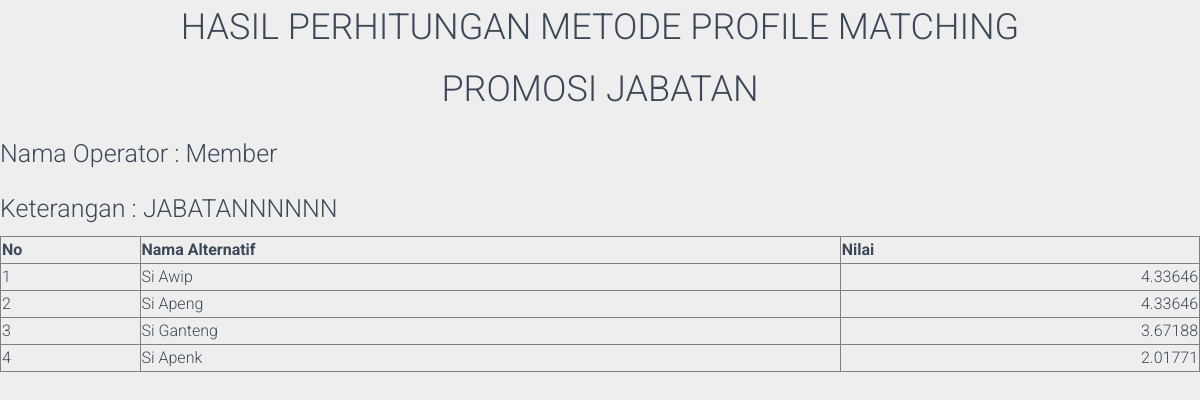
The page /laporan_spk.php?id_spkuser=1&nama_spk=Promosi Jabatan&level=admin&user=Member&ket=JABATANNNNNN (signed in) on the database its author committed.
### tables this page shows
CREATE TABLE `hasil` (
  `id` int(11) NOT NULL,
  `nama_alternatif` varchar(50) NOT NULL,
  `nilai` float NOT NULL,
  `id_spkuser` int(11) NOT NULL
);

### laporan_spk.php (the view, shortened to what this page needs)
<!DOCTYPE html>
<html lang="en">
<head>
  <link rel="stylesheet" href="https://maxcdn.bootstrapcdn.com/font-awesome/latest/css/font-awesome.min.css">
  <link href="../../assets/css/material-dashboard.min.css?v=2.1.0" rel="stylesheet" />
  <link href="../../assets/demo/demo.css" rel="stylesheet" />
</head>
<body class="" onload="window.print()">
	<center>
		<h2>HASIL PERHITUNGAN METODE PROFILE MATCHING</h2>
		<h2><?php echo strtoupper($_GET["nama_spk"]) ?></h2>
	</center>
    <h3>Nama Operator : <?= $_GET["user"]?></h3>
    <h3>Keterangan : <?= $_GET["ket"]?></h3>
	<table border="1" cellspacing="0" width="100%" style="width:100%">
<?php
	include "config/koneksi.php";
        if($_GET["level"]=="admin")
		{
			$sql = mysqli_query($koneksi,"SELECT * FROM hasil h INNER JOIN spk_user su ON su.id_spkuser=h.id_spkuser INNER JOIN spk s ON s.id_spk=su.id_spk WHERE h.id_spkuser='$_GET[id_spkuser]' ORDER BY h.nilai DESC");
		}else{
			$sql = mysqli_query($koneksi,"SELECT * FROM hasil h INNER JOIN spk_user su ON su.id_spkuser=h.id_spkuser INNER JOIN spk s ON s.id_spk=su.id_spk WHERE su.id_user='$_SESSION[id_user]' AND h.id_spkuser='$_GET[id_spkuser]' ORDER BY h.nilai DESC") or die (mysqli_error($koneksi));
		}
	    echo "
	          <thead>
				<tr>
					<th width=''>No</th>
					<th>Nama Alternatif</th>
					<th>Nilai</th>
				</tr>
			</thead>
		<tbody>";
	    $no=1;
	    while ($r=mysqli_fetch_array($sql)){
	       echo "<tr>
	       			<td>$no</td>
	       			<td>$r[nama_alternatif]</td>
	       			<td align='right'>$r[nilai]</td>
				</tr>";
	      $no++;
	    }
	    echo "</tbody>
			</table>";
		?>
</body>
</html>

### rows shown on the page
hasil: nama_alternatif "Si Awip", nilai "4.33646"
hasil: nama_alternatif "Si Apeng", nilai "4.33646"
hasil: nama_alternatif "Si Ganteng", nilai "3.67188"
hasil: nama_alternatif "Si Apenk", nilai "2.01771"

### other values the page prints
$_GET["nama_spk"] "PROMOSI JABATAN"
$_GET["user"] "Member"
$_GET["ket"] "JABATANNNNNN"
